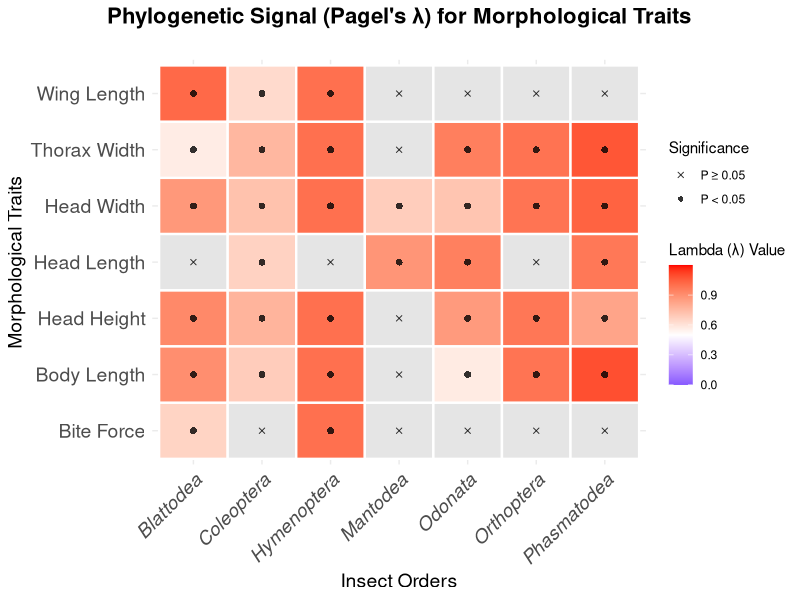
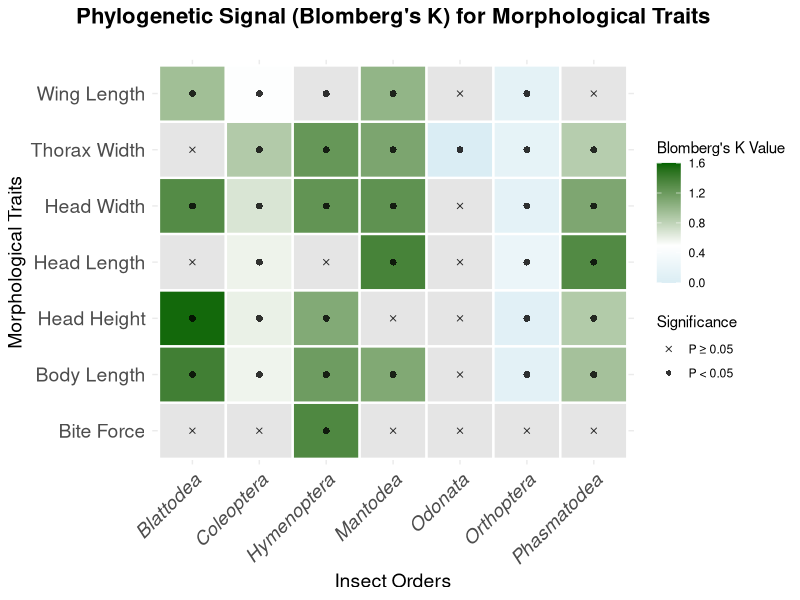
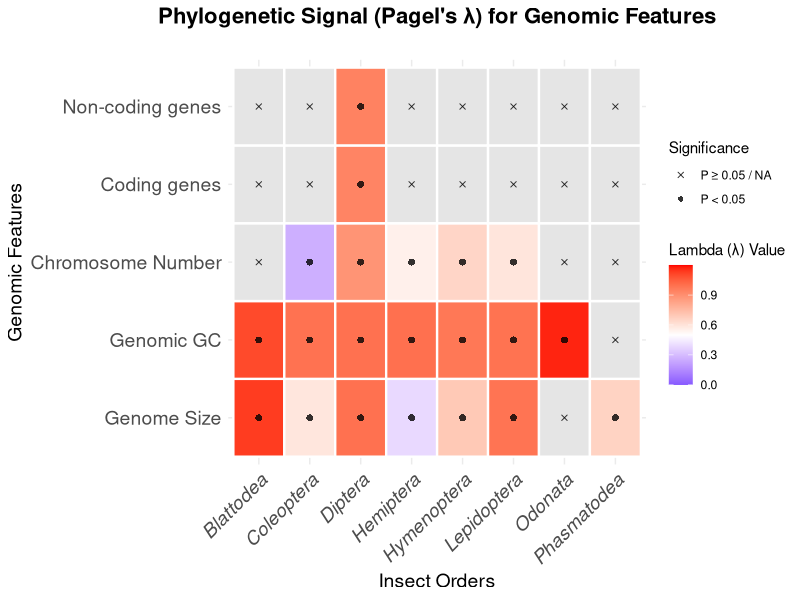
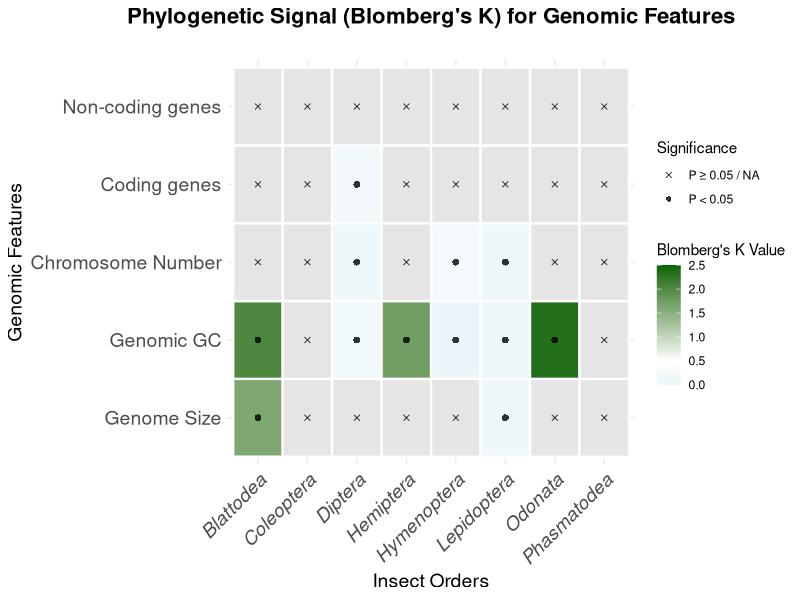
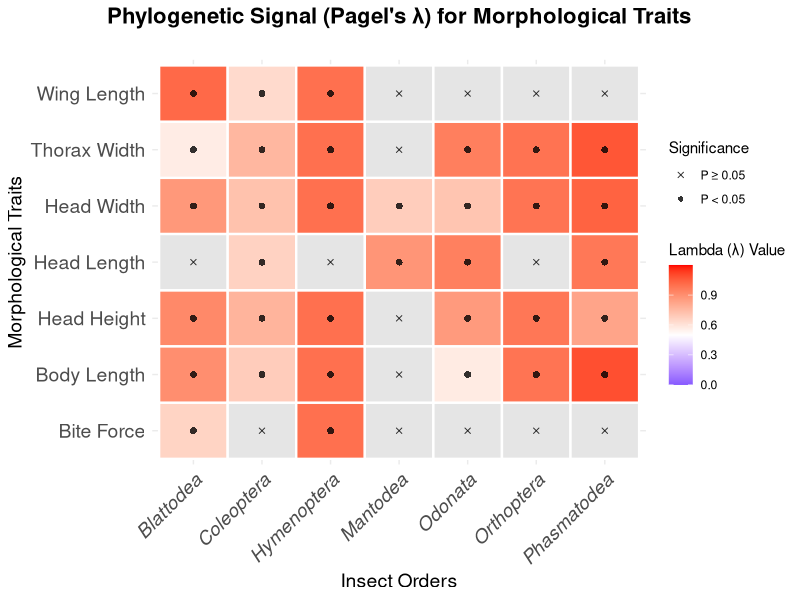
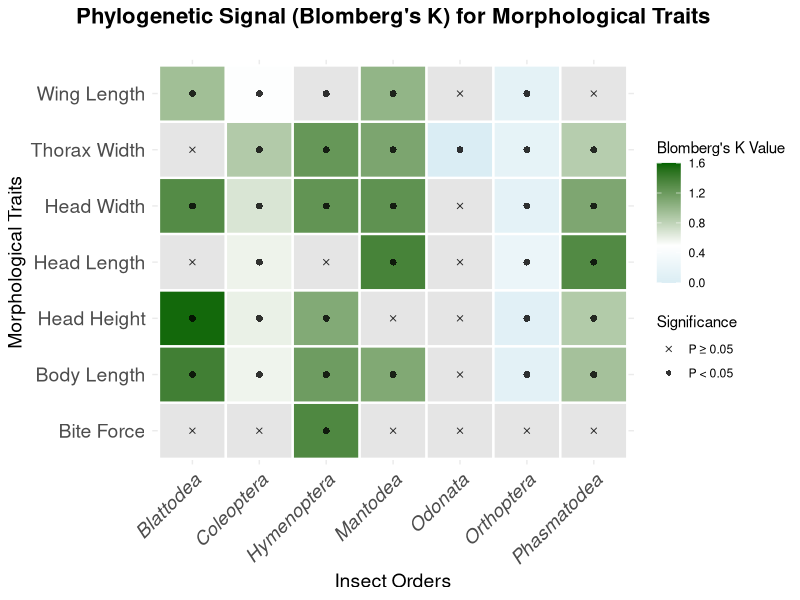
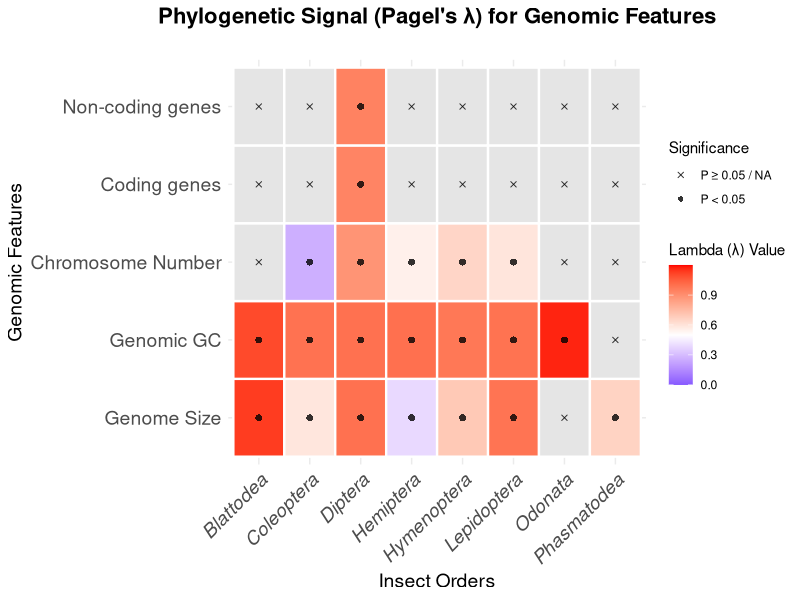
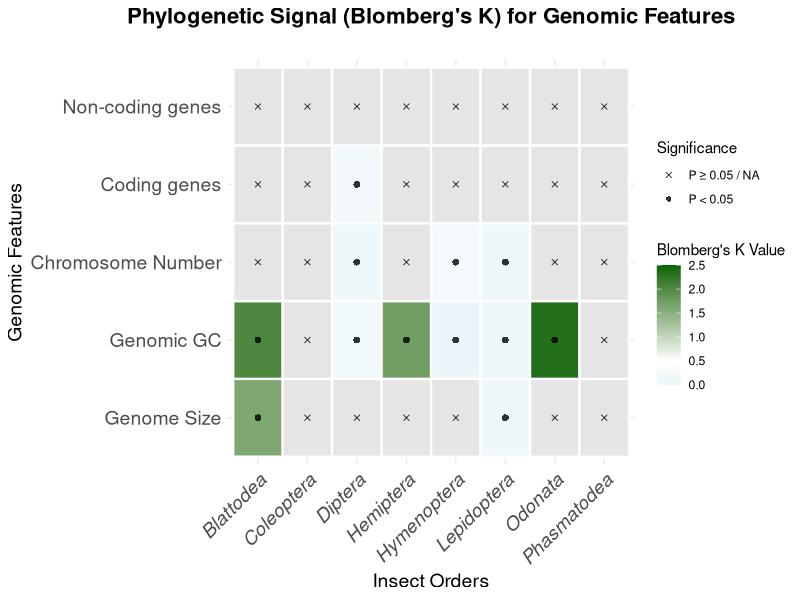

Reproduce these figures in R, in order.
library(ggplot2)
library(dplyr)
library(tidyr)
library(scales)

# Create the morphology dataset
morph_data <- data.frame(
  Order = c("Blattodea", "Blattodea", "Blattodea", "Blattodea", "Blattodea", "Blattodea", "Blattodea",
            "Coleoptera", "Coleoptera", "Coleoptera", "Coleoptera", "Coleoptera", "Coleoptera", "Coleoptera",
            "Hymenoptera", "Hymenoptera", "Hymenoptera", "Hymenoptera", "Hymenoptera", "Hymenoptera", "Hymenoptera",
            "Mantodea", "Mantodea", "Mantodea", "Mantodea", "Mantodea", "Mantodea", "Mantodea",
            "Odonata", "Odonata", "Odonata", "Odonata", "Odonata", "Odonata", "Odonata",
            "Orthoptera", "Orthoptera", "Orthoptera", "Orthoptera", "Orthoptera", "Orthoptera", "Orthoptera",
            "Phasmatodea", "Phasmatodea", "Phasmatodea", "Phasmatodea", "Phasmatodea", "Phasmatodea", "Phasmatodea"),
  Trait = rep(c("Bite Force", "Head Width", "Head Height", "Head Length", "Thorax Width", "Wing Length", "Body Length"), 7),
  Lambda = c(0.6591, 0.8699, 0.9218, 7.89e-05, 0.5687, 1.0195, 0.9048,
             7.55e-05, 0.7235, 0.7739, 0.6653, 0.7608, 0.6341, 0.6864,
             0.9999, 0.9999, 0.9999, 7.33e-05, 0.9999, 0.9999, 0.9999,
             5.60e-05, 0.6816, 0.5713, 0.8795, 0.6524, 0.5738, 0.6025,
             0.1852, 0.7125, 0.8631, 0.9509, 0.9546, 0.5781, 0.5744,
             7.33e-05, 0.9865, 0.9779, 0.9996, 0.9894, 0.9934, 0.9864,
             1.00e-04, 1.039, 0.8281, 0.9758, 1.0727, 1.0933, 1.0904),
  Lambda_P = c(0.0363, 0.0001, 0.0001, 1, 0.007, 0.0298, 0.0001,
               1, 0.0001, 0.0001, 0.0141, 0.0001, 0.008, 0.0039,
               0.0044, 0.0001, 0.0001, 1, 0.0001, 0.0001, 0.0012,
               1, 0.0322, 0.2823, 0.0135, 0.0742, 0.2305, 0.0685,
               0.4583, 0.0115, 0.0021, 0.0008, 0.0004, 0.0582, 0.0363,
               1, 0.0153, 0.0137, 0.1051, 0.009, 0.1338, 0.0286,
               1, 0.0053, 0.0283, 0.0012, 0.0476, 0.0541, 0.014),
  K = c(0.6788, 1.3175, 1.5666, 0.3062, 0.59, 0.9469, 1.3999,
        0.343, 0.6801, 0.5976, 0.5812, 0.8632, 0.469, 0.5726,
        1.3393, 1.2511, 1.0943, 0.4511, 1.2299, 2.6793, 1.1922,
        0.7672, 1.263, 0.9414, 1.376, 1.1259, 1.0172, 1.1029,
        0, 0, 0, 0, 0, 0, 0,
        0.0087, 0.1302, 0.0901, 0.2246, 0.1554, 0.124, 0.111,
        0.5475, 1.1175, 0.8625, 1.3241, 0.8446, 0.7435, 0.9269),
  K_P = c(0.0521, 0.001, 0.001, 0.7247, 0.2152, 0.013, 0.001,
          0.2513, 0.025, 0.017, 0.015, 0.003, 0.049, 0.009,
          0.001, 0.001, 0.007, 0.2553, 0.002, 0.001, 0.001,
          0.2272, 0.003, 0.0941, 0.005, 0.012, 0.018, 0.012,
          0.977, 0.4695, 0.2022, 0.0691, 0.033, 0.5776, 0.6937,
          0.5245, 0.015, 0.036, 0.002, 0.009, 0.007, 0.024,
          0.2843, 0.003, 0.026, 0.001, 0.021, 0.0671, 0.015)
)

# Create significance indicators
morph_data <- morph_data %>%
  mutate(
    Lambda_Sig = ifelse(Lambda_P < 0.05, "Significant", "Non-significant"),
    K_Sig = ifelse(K_P < 0.05, "Significant", "Non-significant"),
    # Create combined metrics for visualization
    Lambda_Value = ifelse(Lambda_Sig == "Significant", Lambda, NA),
    K_Value = ifelse(K_Sig == "Significant", K, NA)
  )

# Create the heatmap for Lambda
lambda_plot <- ggplot(morph_data, aes(x = Order, y = Trait)) +
  geom_tile(aes(fill = Lambda_Value), color = "white", size = 0.8) +
  geom_point(aes(shape = Lambda_Sig, size = Lambda_Sig), alpha = 0.8) +
  scale_fill_gradient2(
    name = "Lambda (λ) Value",
    low = "blue", 
    mid = "white",
    high = "red",
    midpoint = 0.5,
    na.value = "grey90",
    limits = c(0, 1.2)
  ) +
  scale_shape_manual(
    name = "Significance",
    values = c("Significant" = 16, "Non-significant" = 4),
    labels = c("Significant" = "P < 0.05", "Non-significant" = "P ≥ 0.05")
  ) +
  scale_size_manual(
    name = "Significance", 
    values = c("Significant" = 2, "Non-significant" = 1.5),
    guide = "none"
  ) +
  labs(
    title = "Phylogenetic Signal (Pagel's λ) for Morphological Traits",
    subtitle = "",
    x = "Insect Orders",
    y = "Morphological Traits"
  ) +
  theme_minimal() +
  theme(
    axis.text.x = element_text(angle = 45, hjust = 1, face = "italic", size = 14),
    axis.text.y = element_text(size = 14),
    axis.title.x = element_text(size = 14),  # Add this
    axis.title.y = element_text(size = 14),  # Add this
    plot.title = element_text(face = "bold", hjust = 0.5, size = 16),  # Changed to 15
    plot.subtitle = element_text(hjust = 0.5)
  )

# Create the heatmap for K
k_plot <- ggplot(morph_data, aes(x = Order, y = Trait)) +
  geom_tile(aes(fill = K_Value), color = "white", size = 0.8) +
  geom_point(aes(shape = K_Sig, size = K_Sig), alpha = 0.8) +
  scale_fill_gradient2(
    name = "Blomberg's K Value",
    low = "lightblue", 
    mid = "white",
    high = "darkgreen",
    midpoint = 0.5,
    na.value = "grey90",
    limits = c(0, 1.6)
  ) +
  scale_shape_manual(
    name = "Significance",
    values = c("Significant" = 16, "Non-significant" = 4),
    labels = c("Significant" = "P < 0.05", "Non-significant" = "P ≥ 0.05")
  ) +
  scale_size_manual(
    name = "Significance", 
    values = c("Significant" = 2, "Non-significant" = 1.5),
    guide = "none"
  ) +
  labs(
    title = "Phylogenetic Signal (Blomberg's K) for Morphological Traits",
    subtitle = "",
    x = "Insect Orders",
    y = "Morphological Traits"
  ) +
  theme_minimal() +
  theme(
    axis.text.x = element_text(angle = 45, hjust = 1, face = "italic", size = 14),
    axis.text.y = element_text(size = 14),
    axis.title.x = element_text(size = 14),  # Add this
    axis.title.y = element_text(size = 14),  # Add this
    plot.title = element_text(face = "bold", hjust = 0.5, size = 16),  # Changed to 15
    plot.subtitle = element_text(hjust = 0.5)
  )
# Display plots
print(lambda_plot)
print(k_plot)

# Save plots
ggsave("morphology_lambda_heatmap.png", lambda_plot, width = 12, height = 8, dpi = 800, bg = "white")
ggsave("morphology_k_heatmap.png", k_plot, width = 12, height = 8, dpi = 800, bg = "white")

# Create the genomic features dataset
genomic_data <- data.frame(
  Order = c("Blattodea", "Blattodea", "Blattodea", "Blattodea", "Blattodea",
            "Coleoptera", "Coleoptera", "Coleoptera", "Coleoptera", "Coleoptera", 
            "Diptera", "Diptera", "Diptera", "Diptera", "Diptera",
            "Hemiptera", "Hemiptera", "Hemiptera", "Hemiptera", "Hemiptera",
            "Hymenoptera", "Hymenoptera", "Hymenoptera", "Hymenoptera", "Hymenoptera",
            "Lepidoptera", "Lepidoptera", "Lepidoptera", "Lepidoptera", "Lepidoptera",
            "Odonata", "Odonata", "Odonata", "Odonata", "Odonata",
            "Phasmatodea", "Phasmatodea", "Phasmatodea", "Phasmatodea", "Phasmatodea"),
  Trait = c("Genome Size", "Genomic GC", "Chromosome Number", "Coding genes", "Non-coding genes",
            "Genome Size", "Genomic GC", "Chromosome Number", "Coding genes", "Non-coding genes",
            "Genome Size", "Genomic GC", "Chromosome Number", "Coding genes", "Non-coding genes",
            "Genome Size", "Genomic GC", "Chromosome Number", "Coding genes", "Non-coding genes",
            "Genome Size", "Genomic GC", "Chromosome Number", "Coding genes", "Non-coding genes",
            "Genome Size", "Genomic GC", "Chromosome Number", "Coding genes", "Non-coding genes",
            "Genome Size", "Genomic GC", "Chromosome Number", "Coding genes", "Non-coding genes",
            "Genome Size", "Genomic GC", "Chromosome Number", "Coding genes", "Non-coding genes"),
  Lambda = c(1.132948, 1.103162, NA, NA, NA,
             0.590418, 0.993005, 0.258911, 0.933583, 7.3e-05,
             0.996556, 0.995927, 0.885318, 0.937019, 0.945148,
             0.38761, 0.999927, 0.553997, 7.3e-05, 7.3e-05,
             0.699162, 0.976785, 0.652368, 0.684122, 0.205473,
             0.987357, 0.991442, 0.593737, 0.045627, 7.3e-05,
             0.530635, 1.171793, NA, NA, NA,
             0.662159, 0.100512, NA, NA, NA),
  Lambda_P = c(0.0023, 0.0024, NA, NA, NA,
               0.0008, 1e-04, 0.0155, 0.2389, 1,
               1e-04, 1e-04, 1e-04, 1e-04, 1e-04,
               1e-04, 1e-04, 0.0005, 1, 1,
               1e-04, 1e-04, 0.001, 0.4351, 0.4062,
               1e-04, 1e-04, 1e-04, 0.9428, 1,
               0.3026, 0.001, NA, NA, NA,
               0.0154, 0.703, NA, NA, NA),
  K = c(1.615199, 2.034449, NA, NA, NA,
        0.000874, 0.006149, 0.299505, 0.872627, 0.812008,
        0.004279, 0.14433, 0.086101, 0.206222, 0.096159,
        0.038918, 1.736331, 0.423634, 0.217049, 0.168052,
        6e-05, 0.000389, 0.23742, 0.342129, 0.256373,
        0.092202, 0.06001, 0.074821, 0.098289, 0.000564,
        0.753279, 2.348526, NA, NA, NA,
        0.075296, 0.019315, NA, NA, NA),
  K_P = c(0.004, 0.003, NA, NA, NA,
          0.3774, 0.0681, 0.8699, 0.1692, 0.2513,
          0.5976, 0.001, 0.004, 0.001, 0.1321,
          0.968, 0.001, 0.1031, 0.7658, 0.973,
          0.5856, 0.001, 0.001, 0.2002, 0.5556,
          0.002, 0.003, 0.013, 0.1862, 0.8929,
          0.1091, 0.001, NA, NA, NA,
          0.0621, 0.8819, NA, NA, NA)
)

# Reorder the trait levels
genomic_data <- genomic_data %>%
  mutate(Trait = factor(Trait, levels = c("Genome Size", "Genomic GC", "Chromosome Number", "Coding genes", "Non-coding genes")))

# Create significance indicators (treat NA as Non-significant)
genomic_data <- genomic_data %>%
  mutate(
    Lambda_Sig = case_when(
      is.na(Lambda_P) ~ "Non-significant",
      Lambda_P < 0.05 ~ "Significant",
      TRUE ~ "Non-significant"
    ),
    K_Sig = case_when(
      is.na(K_P) ~ "Non-significant",
      K_P < 0.05 ~ "Significant", 
      TRUE ~ "Non-significant"
    ),
    # Create combined metrics for visualization
    Lambda_Value = ifelse(Lambda_Sig == "Significant", Lambda, NA),
    K_Value = ifelse(K_Sig == "Significant", K, NA)
  )

# Create the heatmap for Lambda (genomic features)
lambda_genomic_plot <- ggplot(genomic_data, aes(x = Order, y = Trait)) +
  geom_tile(aes(fill = Lambda_Value), color = "white", size = 0.8) +
  geom_point(aes(shape = Lambda_Sig, size = Lambda_Sig), alpha = 0.8) +
  scale_fill_gradient2(
    name = "Lambda (λ) Value",
    low = "blue", 
    mid = "white",
    high = "red",
    midpoint = 0.5,
    na.value = "grey90",
    limits = c(0, 1.2)
  ) +
  scale_shape_manual(
    name = "Significance",
    values = c("Significant" = 16, "Non-significant" = 4),
    labels = c("Significant" = "P < 0.05", "Non-significant" = "P ≥ 0.05 / NA")
  ) +
  scale_size_manual(
    name = "Significance", 
    values = c("Significant" = 2, "Non-significant" = 1.5),
    guide = "none"
  ) +
  labs(
    title = "Phylogenetic Signal (Pagel's λ) for Genomic Features",
    subtitle = "",
    x = "Insect Orders",
    y = "Genomic Features"
  ) +
  theme_minimal() +
  theme(
    axis.text.x = element_text(angle = 45, hjust = 1, face = "italic", size = 14),
    axis.text.y = element_text(size = 14),
    axis.title.x = element_text(size = 14),
    axis.title.y = element_text(size = 14),
    plot.title = element_text(face = "bold", hjust = 0.5, size = 16),
    plot.subtitle = element_text(hjust = 0.5)
  )

# Create the heatmap for K (genomic features)
k_genomic_plot <- ggplot(genomic_data, aes(x = Order, y = Trait)) +
  geom_tile(aes(fill = K_Value), color = "white", size = 0.8) +
  geom_point(aes(shape = K_Sig, size = K_Sig), alpha = 0.8) +
  scale_fill_gradient2(
    name = "Blomberg's K Value",
    low = "lightblue", 
    mid = "white",
    high = "darkgreen",
    midpoint = 0.5,
    na.value = "grey90",
    limits = c(0, 2.5)
  ) +
  scale_shape_manual(
    name = "Significance",
    values = c("Significant" = 16, "Non-significant" = 4),
    labels = c("Significant" = "P < 0.05", "Non-significant" = "P ≥ 0.05 / NA")
  ) +
  scale_size_manual(
    name = "Significance", 
    values = c("Significant" = 2, "Non-significant" = 1.5),
    guide = "none"
  ) +
  labs(
    title = "Phylogenetic Signal (Blomberg's K) for Genomic Features",
    subtitle = "",
    x = "Insect Orders",
    y = "Genomic Features"
  ) +
  theme_minimal() +
  theme(
    axis.text.x = element_text(angle = 45, hjust = 1, face = "italic", size = 14),
    axis.text.y = element_text(size = 14),
    axis.title.x = element_text(size = 14),
    axis.title.y = element_text(size = 14),
    plot.title = element_text(face = "bold", hjust = 0.5, size = 16),
    plot.subtitle = element_text(hjust = 0.5)
  )

# Display plots
print(lambda_genomic_plot)
print(k_genomic_plot)

# Save plots
ggsave("genomic_lambda_heatmap.png", lambda_genomic_plot, width = 12, height = 8, dpi = 800, bg = "white")
ggsave("genomic_k_heatmap.png", k_genomic_plot, width = 12, height = 8, dpi = 800, bg = "white")